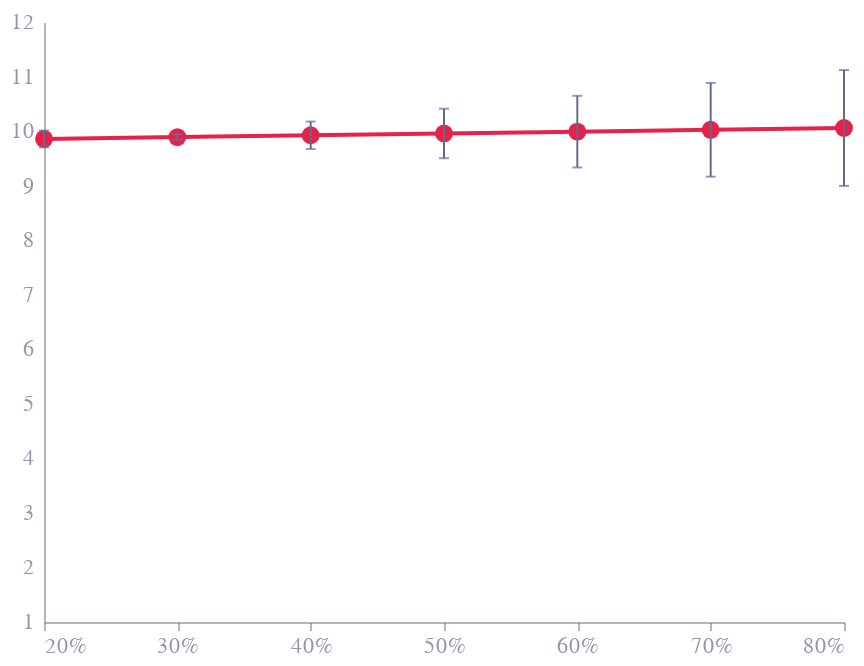

The notebook cell saved with this chart:
### Code cell
# Plot figure 1b
base_1b = alt.Chart(fig1b_df).encode(
    x=alt.X('leave_vote:Q', 
            title='',
            axis=alt.Axis(
                format='.0f', 
                labelExpr='datum.value + "%"',
                values=[20,30,40,50,60,70,80],
                grid=False))
)

line_1b = base_1b.mark_line(
    point=True,
).encode(
    y=alt.Y('ghq_pred:Q',
            title='',
            scale=alt.Scale(domain=[1,12]),
            axis=alt.Axis(
                grid=False)),
    tooltip=[
        alt.Tooltip('leave_vote:Q', title='Leave votes (%): ', format='.0f'),
        alt.Tooltip('ghq_pred:Q', title='Predicted mental health: ', format='.2f'),
        alt.Tooltip('pred_lower:Q', title='Lower 90% CI: ', format='.2f'),
        alt.Tooltip('pred_upper:Q', title='Upper 90% CI: ', format='.2f')
    ]
)

whisk_1b = base_1b.mark_errorbar(
    ticks=True,
).encode(
    y=alt.Y('pred_lower:Q', title=''),
    y2='pred_upper:Q',
    tooltip=alt.value(None)
)
fig1b = line_1b + whisk_1b
fig1b.configure_axis(grid=False)

### Figure 1 — Vega-Lite specification as saved in the notebook (floating-point values rounded to 4 significant figures)
{"config": {"font": "Circular Std", "text": {"color": "#676A86", "align": "left", "baseline": "middle", "dx": 7, "dy": 0, "fontSize": 11}, "view": {"stroke": null, "continuousWidth": 400, "continuousHeight": 300, "discreteWidth": 400, "discreteHeight": 300}, "range": {"category": ["#36B7B4", "#E6224B", "#F4C245", "#0063AF", "#00A767", "#179FDB", "#EB5C2E"], "diverging": ["#E6224B", "#E54753", "#C9C9C9", "#179FDB", "#122B39"], "heatmap": ["#C9C9C9", "#179FDB", "#0063AF", "#122B39"], "ordinal": ["#00A767", "#36B7B4", "#179FDB", "#0063AF", "#243B5A"]}, "bar": {"color": "#179fdb"}, "line": {"color": "#e6224b"}, "rule": {"color": "#676A86"}, "area": {"opacity": 0.3}, "point": {"filled": true, "size": 80, "color": "#e6224b", "opacity": 0.95}, "geoshape": {"stroke": "white", "strokeWidth": 0.3}, "rect": {"fill": "#d6d4d4", "opacity": 0.3}, "axis": {"labelColor": "#676A86", "labelFontSize": 11, "labelFont": "Circular Std", "labelOpacity": 0.7, "tickColor": "#676A86", "tickOpacity": 0.5, "domainColor": "#676A86", "domainOpacity": 0.5, "gridColor": "#676A86", "gridDash": [2, 2], "gridOpacity": 0.5, "title": null, "titleColor": "#676A86", "titleOpacity": 0.8, "tickSize": 4, "grid": false}, "axisXDiscrete": {"grid": false, "labelAngle": 0, "tickCount": 10, "tickOpacity": 0.5, "title": null}, "axisYDiscrete": {"ticks": false, "labelPadding": 5}, "axisXTemporal": {"grid": false, "ticks": true}, "axisXQuantitative": {"grid": true}, "axisYQuantitative": {"gridColor": "#676A86", "gridDash": [1, 5], "gridOpacity": 0.5, "ticks": false, "labelPadding": 5, "tickCount": 8, "titleAngle": 0, "titleAlign": "left", "titleBaseline": "bottom", "titleX": 0, "titleY": -5}, "title": {"color": "#676A86E6", "subtitleColor": "#676A86", "font": "Circular Std", "subtitleFont": "Circular Std", "anchor": "start", "fontSize": 14, "subtitleFontSize": 12, "subtitlePadding": 4, "offset": 0, "frame": "group"}, "legend": {"titleColor": "#122b39", "title": null, "labelColor": "#122b39", "labelFontSize": 11}}, "layer": [{"mark": {"type": "line", "point": true}, "encoding": {"tooltip": [{"field": "leave_vote", "format": ".0f", "title": "Leave votes (%): ", "type": "quantitative"}, {"field": "ghq_pred", "format": ".2f", "title": "Predicted mental health: ", "type": "quantitative"}, {"field": "pred_lower", "format": ".2f", "title": "Lower 90% CI: ", "type": "quantitative"}, {"field": "pred_upper", "format": ".2f", "title": "Upper 90% CI: ", "type": "quantitative"}], "x": {"axis": {"format": ".0f", "grid": false, "labelExpr": "datum.value + \"%\"", "values": [20, 30, 40, 50, 60, 70, 80]}, "field": "leave_vote", "title": "", "type": "quantitative"}, "y": {"axis": {"grid": false}, "field": "ghq_pred", "scale": {"domain": [1, 12]}, "title": "", "type": "quantitative"}}}, {"mark": {"type": "errorbar", "ticks": true}, "encoding": {"tooltip": {"value": null}, "x": {"axis": {"format": ".0f", "grid": false, "labelExpr": "datum.value + \"%\"", "values": [20, 30, 40, 50, 60, 70, 80]}, "field": "leave_vote", "title": "", "type": "quantitative"}, "y": {"field": "pred_lower", "title": "", "type": "quantitative"}, "y2": {"field": "pred_upper"}}}], "data": {"name": "data-804bbd2afa1f432d8c2ff871c1d8ba56"}, "$schema": "https://vega.github.io/schema/vega-lite/v6.1.0.json", "datasets": {"data-804bbd2afa1f432d8c2ff871c1d8ba56": [{"leave_vote": 20, "ghq_pred": 9.856, "pred_lower": 9.703, "pred_upper": 10.01}, {"leave_vote": 30, "ghq_pred": 9.89, "pred_lower": 9.84, "pred_upper": 9.939}, {"leave_vote": 40, "ghq_pred": 9.923, "pred_lower": 9.671, "pred_upper": 10.17}, {"leave_vote": 50, "ghq_pred": 9.957, "pred_lower": 9.502, "pred_upper": 10.41}, {"leave_vote": 60, "ghq_pred": 9.99, "pred_lower": 9.333, "pred_upper": 10.65}, {"leave_vote": 70, "ghq_pred": 10.02, "pred_lower": 9.164, "pred_upper": 10.88}, {"leave_vote": 80, "ghq_pred": 10.06, "pred_lower": 8.995, "pred_upper": 11.12}]}}
